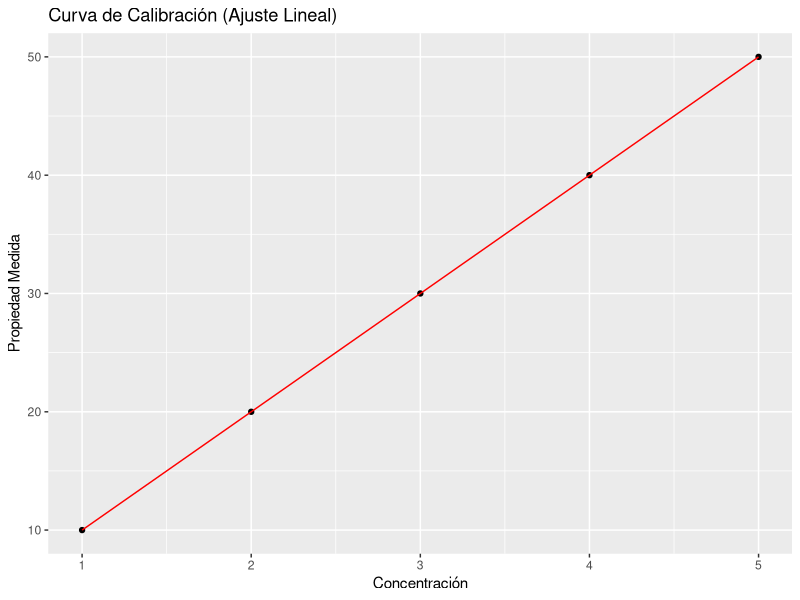
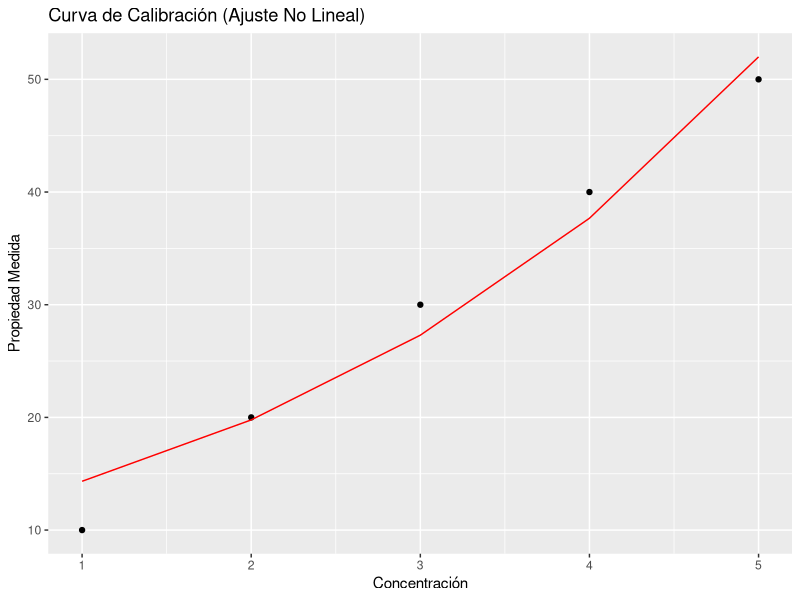

These charts were generated, in order, by the following R code:
library(ggplot2)

# Datos de concentración conocida y propiedad medida
concentracion <- c(1, 2, 3, 4, 5)
propiedad_medida <- c(10, 20, 30, 40, 50)

# Realizar un ajuste lineal
ajuste_lineal <- lm(propiedad_medida ~ concentracion)

# Obtener los parámetros de la ecuación lineal
pendiente <- coef(ajuste_lineal)[2]
ordenada_al_origen <- coef(ajuste_lineal)[1]

# Crear un dataframe con los datos y la curva de calibración
df <- data.frame(Concentracion = concentracion, Medida = propiedad_medida)
df$Curva_Calibracion <- predict(ajuste_lineal, newdata = df)

# Crear el gráfico utilizando ggplot2
grafico <- ggplot(data = df, aes(x = Concentracion, y = Medida)) +
  geom_point() +  # Puntos de datos
  geom_line(aes(x = Concentracion, y = Curva_Calibracion), color = "red") +  # Curva de calibración
  labs(title = "Curva de Calibración (Ajuste Lineal)",
       x = "Concentración",
       y = "Propiedad Medida")

# Mostrar el gráfico
print(grafico)


#------------------------------------------------------------------------------
library(ggplot2)

# Datos de concentración conocida y propiedad medida
concentracion <- c(1, 2, 3, 4, 5)
propiedad_medida <- c(10, 20, 30, 40, 50)

# Realizar un ajuste no lineal
ajuste_no_lineal <- nls(propiedad_medida ~ a * exp(b * concentracion), start = list(a = 1, b = 1))

# Obtener los parámetros de la ecuación no lineal
parametros <- coef(ajuste_no_lineal)

# Crear un dataframe con los datos y la curva de calibración
df <- data.frame(Concentracion = concentracion, Medida = propiedad_medida)
df$Curva_Calibracion <- parametros["a"] * exp(parametros["b"] * df$Concentracion)

# Crear el gráfico utilizando ggplot2
grafico <- ggplot(data = df, aes(x = Concentracion, y = Medida)) +
  geom_point() +  # Puntos de datos
  geom_line(aes(x = Concentracion, y = Curva_Calibracion), color = "red") +  # Curva de calibración
  labs(title = "Curva de Calibración (Ajuste No Lineal)",
       x = "Concentración",
       y = "Propiedad Medida")

# Mostrar el gráfico
print(grafico)
